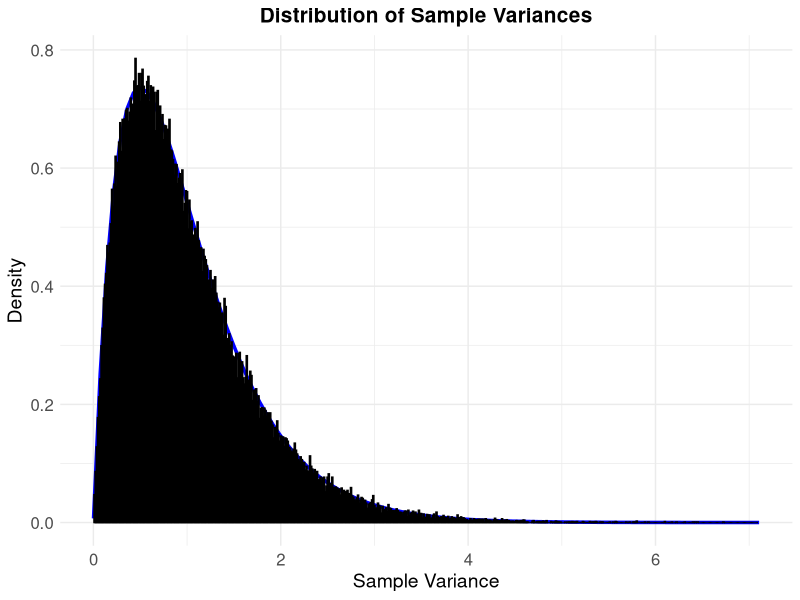

Generate this figure with R:
### Sampling Distribution of Sample Variance
library(ggplot2)
Samp.Var <- function(nsim = 100000, n = 10){
  var.vec <- rep(0, nsim)
  for(i in 1:nsim){
    da.data <- rnorm(n, mean = 0, sd = 1)
    var.vec[i] <- var(da.data)
  }
  da.plot <- ggplot(data = as.data.frame(var.vec), aes(x = var.vec)) +
    stat_function(fun = function(x){dchisq(x*(n-1), df = n-1) * (n-1)},
                  color = "blue", size = 1.2) +
    geom_histogram(aes(y = after_stat(density)),
                   binwidth = 0.0125, fill = "#ce36f7", color = "black", alpha = 0.7) +
    xlim(min(var.vec), max(var.vec)) +
    labs(title = "Distribution of Sample Variances",
         x = "Sample Variance",
         y = "Density") +
    theme_minimal() +
    theme(
      plot.title = element_text(hjust = 0.5, size = 15, face = "bold"),
      axis.title.x = element_text(size = 14),
      axis.title.y = element_text(size = 14),
      axis.text = element_text(size = 12))
  print(da.plot)
}
Samp.Var(n = 5)
